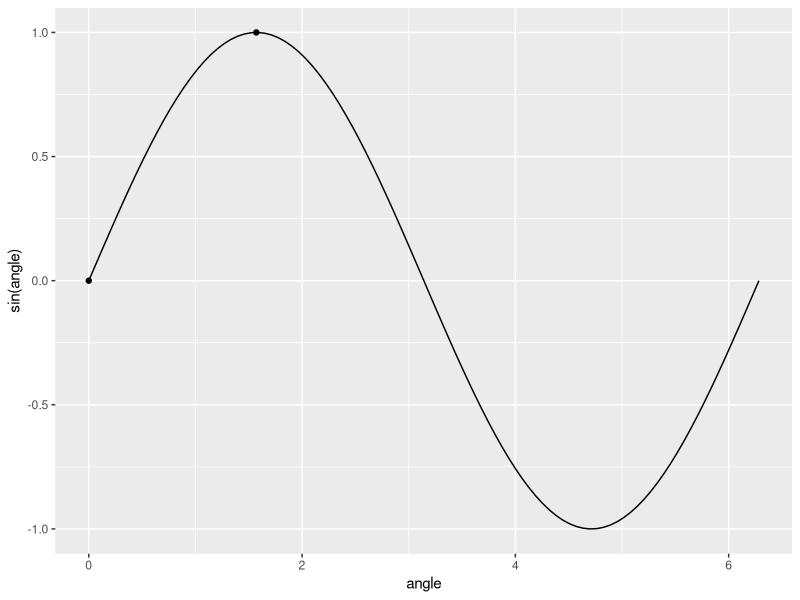

Source code (R): (Note: this script raises an error after producing the figure.)
## ---- chunk 1
library(glue)
library(tidyverse)
## ---- chunk 2
angle <- seq(0, 2*pi, length.out = 100)

ggplot(data=NULL, aes(x=angle, y=sin(angle))) + 
  geom_line() + 
  geom_point(aes(x = c(0, pi/2), y=sin(c(0, pi/2))))
## ---- chunk 3
sin(0)
## ---- chunk 4
sin(seq(0, 3.141593, length.out = 5))
## ---- chunk 5
atan2(c(0, 1), c(1, 1))
## ---- chunk 6
knitr::include_graphics("images/environment-tab.png")
## ---- chunk 7
# this is a GLOBAL variable
global_variable <- 1

i_am_test_function <- function(parameter){
  # parameter live is a local function scope
  # its values are set when you call a function
  print(glue("  parameter inside the function: {parameter}"))
  
  # local variable created inside the function
  # it is invisible from outside
  local_variable <- 2
  print(glue("  local_variable inside the function: {local_variable}"))
  
  # here, a_global_variable is a LOCAL COPY of the the global variable
  # of the same name. You can use this COPY
  print(glue("  COPY of global_variable inside the function: {global_variable}"))
  
  # you can modify the LOCAL COPY but that won't affect the original!
  global_variable <- 3
  print(glue("  CHANGED COPY of global_variable inside the function: {global_variable}"))
}

print(glue("global_variable before the function call: {global_variable}"))

i_am_test_function(5)

# the variable outside is unchanged because we modify its COPY, not the variable itself
print(glue("UNCHANGED global_variable after the function call: {global_variable}"))
## ---- chunk 8
2 + 3

# note the `backticks` around +
`+`(2, 3)
## ---- chunk 9
`<-`(some_variable, 1)
some_variable
